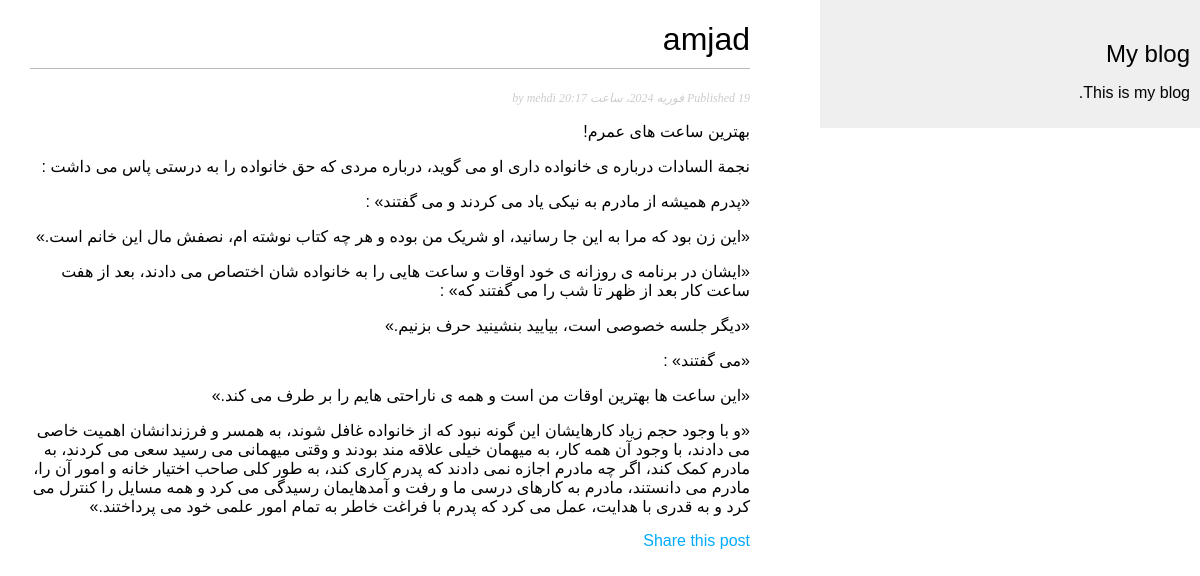
The page /blog/2024/2/19/amjad/ on the database its author committed.
### blog/models.py (models this page shows, shortened)
class Post(models.Model):
    STATUS_CHOICES = (
        ('draft', 'Draft'),
        ('published', 'Published'),
                )
    title = models.CharField(max_length=250)
    slug = models.SlugField(max_length=250,
    unique_for_date='publish')
    author = models.ForeignKey(User,on_delete=models.CASCADE,
                               related_name='blog_posts')
    body = models.TextField()
    publish = models.DateTimeField(default=timezone.now)
    created = models.DateTimeField(auto_now_add=True)
    updated = models.DateTimeField(auto_now=True)
    status = models.CharField(max_length=10,
                            choices=STATUS_CHOICES,
                            default='draft')
    visits = models.PositiveIntegerField(default=0)
    summary = models.TextField(default="",max_length=500)
    class Meta:
        ordering = ('-publish',)

### blog/views.py (the view)
def post_detail(request, year, month, day, post):
    post = get_object_or_404(Post, slug=post,
        status='published',
        publish__year=year,
        publish__month=month,
        publish__day=day)
    post.visits = post.visits +1
    post.save()
    return render(request,
        'blog/post/detail.html',
        {'post': post})

### blog/templates/blog/post/detail.html (shortened to what this page needs)
{% extends "blog/base.html" %}
{% block content %}
<h1>{{ post.title }}</h1>
<p class="date">
    Published {{ post.publish }} by {{ post.author }}
</p>
{{ post.body|linebreaks }}
<p>
    <a href="{% url "blog:post_share" post.id %}">
    Share this post
    </a>
    </p>
{% endblock %}

### blog/static/css/blog.css (style rules this page uses)
body { margin:0; padding:0; font-family:helvetica, sans-serif; }
a { color:#00abff; text-decoration:none; }
h1 { font-weight:normal; border-bottom:1px solid #bbb; padding:0 0 10px 0; }
p.date { color:#ccc; font-family: georgia, serif; font-size: 12px; font-style: italic; }

### rows shown on the page
Post: title "amjad", author "mehdi", body "بهترین ساعت های عمرم! نجمة السادات درباره ی خانواده داری او می گوید، درباره مردی که حق خانواده را به درستی پاس می داشت : «پدرم همیشه از مادرم به نیکی یاد می کردند و می گفتند» : «این زن بود که مرا به این جا رسانید، او شریک من بوده و هر چه کتاب نوشته ام، نصفش مال این خانم است.» «ایشان در برنامه ی روزانه ی خود اوقات و ساعت هایی را به خانواده شان اختصاص می دادند، بعد از هفت ساعت کار بعد از ظهر تا شب را می گفتند که» : «دیگر جلسه خصوصی است، بیایید بنشینید حرف بزنیم.» «می گفتند» : «این ساعت ها بهترین اوقات من است و همه ی ناراحتی هایم را بر طرف می کند.» «و با وجود حجم زیاد کارهایشان این گونه نبود که از خانواده غافل شوند، به همسر و فرزندانشان اهمیت خاصی می دادند، با وجود آن همه کار، به میهمان خیلی…"
